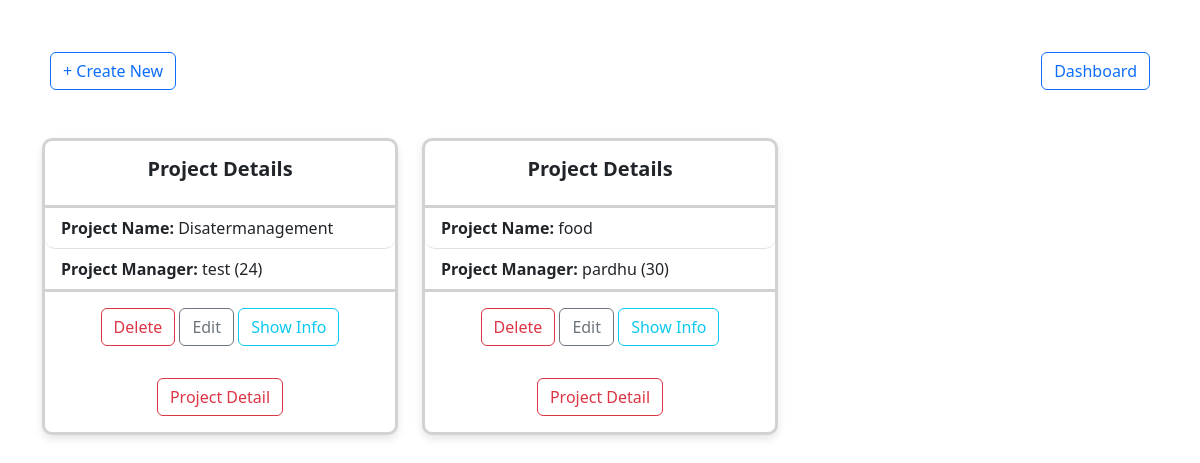
The page /projectteams/ (signed in) on the database its author committed.
### pms/models.py (models this page shows, shortened)
class create_project(models.Model):
    projectname = models.CharField(max_length=255)
    start_date = models.DateField()
    end_date = models.DateField()
    project_manager = models.ForeignKey(create_team_member, on_delete=models.SET_NULL, null=True, related_name='managed_projects')
    team_members = models.ManyToManyField(create_team_member, related_name='projects')
    categories = models.CharField(max_length=50)
    categories = models.CharField(max_length=50)
    comments = models.TextField()
    created_at = models.DateTimeField(auto_now_add=True)
    updated_at = models.DateTimeField(auto_now=True)
    created_by = models.ForeignKey(User, on_delete=models.CASCADE)

class create_team_member(models.Model):
    id = models.AutoField(primary_key=True)
    name = models.CharField(max_length=10, null=False)
    email = models.EmailField(null=False)
    address = models.TextField(default='Hyderabad')
    contact=models.IntegerField(null=False,default='123456789')
    image = models.ImageField(upload_to='media/',null=True)
    gender=models.CharField(max_length=10,default="Male")
    categories = models.CharField(max_length=20)
    designations = models.CharField(max_length=40)
    created_at = models.DateTimeField(default=now, editable=False)
    updated_at = models.DateTimeField(auto_now=True)
    created_by = models.ForeignKey(User, on_delete=models.CASCADE)
    def __str__(self):
        return f'{self.name} ({self.id})'

### pms/views.py (the view)
# urls.py: path('projectteams/',projectteams_view,name='projectteams'),
@login_required
def projectteams_view(request):
    projects = create_project.objects.all()
    project_reviews = []
    for project in projects:
        reviews = project.reviews.all().order_by('order')
        project_reviews.append({'project': project, 'reviews': reviews})
    return render(request, 'projectteams.html', {'project_reviews': project_reviews})

### templates/projectteams.html (shortened to what this page needs)
{% load static %}
<!DOCTYPE html>
<html lang="en">
<head>
    <link rel="stylesheet" href="https://cdnjs.cloudflare.com/ajax/libs/font-awesome/6.5.2/css/all.min.css">
    <link href="https://cdn.jsdelivr.net/npm/bootstrap@5.3.3/dist/css/bootstrap.min.css" rel="stylesheet">
</head>
<body>
    <div class="container">
        <div class="d-flex justify-content-between my-3">
            <a href="{% url 'createproject' %}" class="btn btn-outline-primary mx-2 my-3">+ Create New</a>
            <a href="{% url 'home' %}" class="btn btn-outline-primary mx-2 my-3">Dashboard</a>
        </div>
        <div class="row">
            {% for pr in project_reviews %}
    <div class="col-12 col-md-6 col-lg-4 my-3">
        <div class="card border-3 h-100">
            <div class="card-body text-center">
                <h5 class="card-title">Project Details</h5>
            </div>
            <ul class="list-group list-group-flush">
                <li class="list-group-item"><b>Project Name:</b> {{ pr.project.projectname }}</li>
                <li class="list-group-item"><b>Project Manager:</b> {{ pr.project.project_manager }}</li>
            </ul>
            <div class="card-body text-center">
                <a href="{% url 'delete_project' item_id=pr.project.id %}" class="btn btn-outline-danger">Delete</a>
                <a href="{% url 'edit_project' item_id=pr.project.id %}" class="btn btn-outline-secondary">Edit</a>
                <a href="{% url 'show_project' item_id=pr.project.id %}" class="btn btn-outline-info">Show Info</a>
            </div>
            <div class="card-body text-center">
                <a href="{% url 'project_detail' project_id=pr.project.id %}" class="btn btn-outline-danger">Project Detail</a>
            </div>
        </div>
    </div>
{% endfor %}
</div>
    </div>
</body>
</html>

### templates/projectteams.html (style rules this page uses)
.card { box-shadow: 0 4px 8px rgba(0, 0, 0, 0.1); border-radius: 10px; }
.card-title { font-size: 1.25rem; font-weight: 600; }
.card-body, .list-group-item { background-color: #ffffff; border-radius: 10px; }
.btn-outline-primary { margin: 5px; }
.container { padding-top: 20px; }

### rows shown on the page
create_project: project.projectname "Disatermanagement", project.project_manager "test (24)"
create_project: project.projectname "food", project.project_manager "pardhu (30)"
